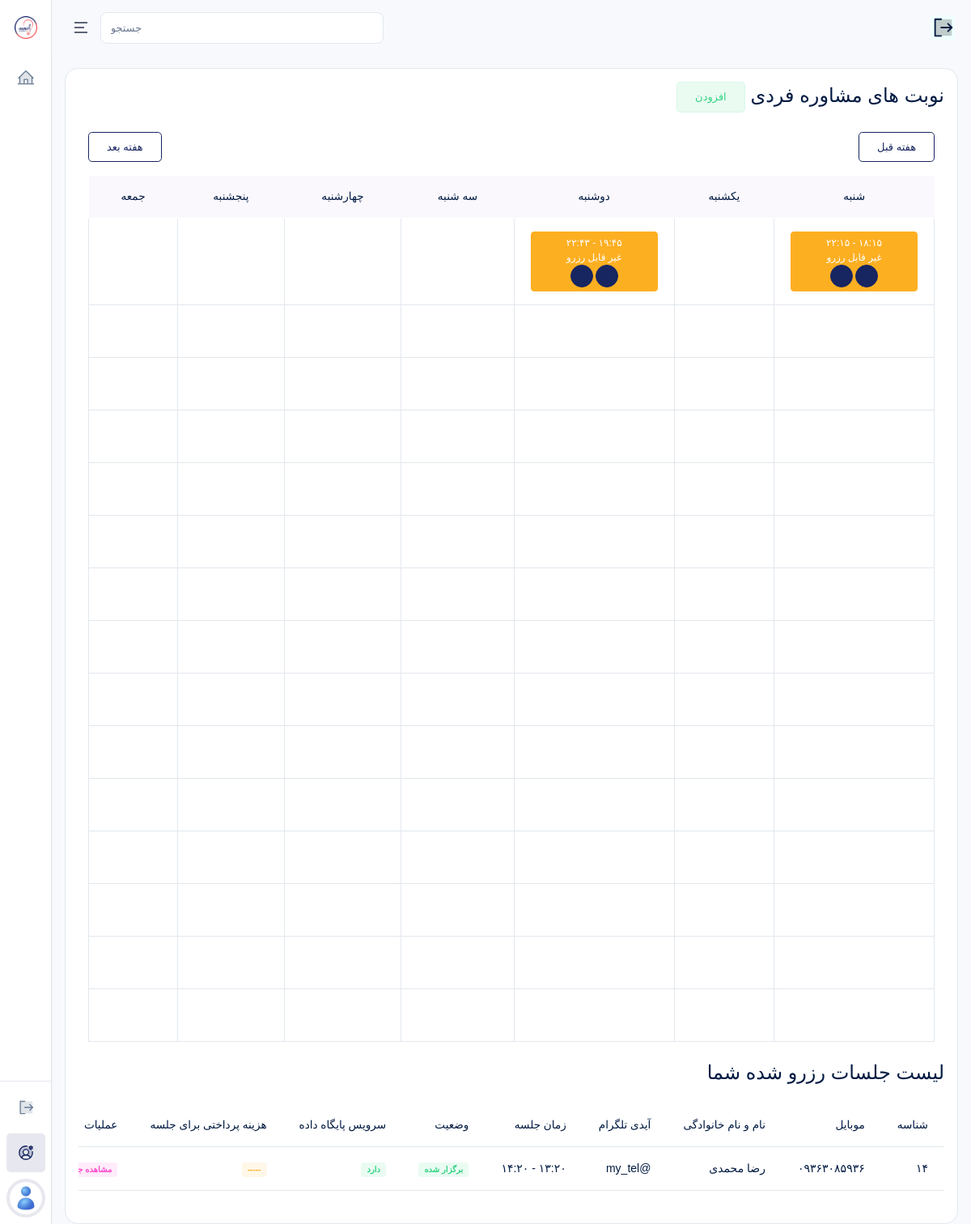
The app's page /accounts/consultants/schedules/ (signed in) with its own data.
### accounts/models.py (models this page shows, shortened)
class ConsultantSchedule(models.Model):
    consultant = models.ForeignKey(
        Consultant,
        on_delete=models.CASCADE,
        verbose_name="مشاور"
    )
    date = models.DateField(
        verbose_name="تاریخ"
    )
    start_time = models.TimeField(
        verbose_name="ساعت شروع"
    )
    end_time = models.TimeField(
        verbose_name="ساعت پایان"
    )
    is_reserved = models.BooleanField(
        default=False,
        verbose_name="رزرو شده؟"
    )
    is_held = models.BooleanField(
        default=False,
        verbose_name="برگزار شده؟"
    )
    class Meta:
        verbose_name = "برنامه حضور مشاور"
        verbose_name_plural = "برنامه های حضور مشاور"
        ordering = ["-id"]

class Student(models.Model):
    user = models.OneToOneField(User, on_delete=models.CASCADE, related_name="user_student", verbose_name="کاربر")
    a_completed = models.BooleanField(default=False)
    b_completed = models.BooleanField(default=False)
    class Meta:
        verbose_name = "داوطلب"
        verbose_name_plural = "داوطلبان"
        ordering = ["-id"]

class User(AbstractUser):
    ROLE_CHOICES = (
        ("super_admin", "مدیرکل"),
        ("supervisor", "ناظر"),
        ("consultant", "مشاور"),
        ("student", "داوطلب"),
    )
    role = models.CharField(max_length=30, choices=ROLE_CHOICES, verbose_name="نقش")
    mobile = models.CharField(max_length=15, blank=True, unique=True, verbose_name="شماره موبایل")
    avatar = models.ImageField(upload_to="avatars/", blank=True, null=True, verbose_name="تصویر پروفایل")
    is_suspended = models.BooleanField(default=False, verbose_name="تعلیق شده")
    suspension_reason = models.TextField(blank=True, verbose_name="دلیل تعلیق")
    is_limited = models.BooleanField(default=False, verbose_name="دسترسی محدود (برای مدیرکل)")
    class Meta:
        verbose_name = "کاربر"
        verbose_name_plural = "کاربران"
        ordering = ["-id"]

class StudentForm1(models.Model):
    student = models.OneToOneField(Student, on_delete=models.CASCADE, related_name="student_form_1", verbose_name="داوطلب")
    full_name = models.CharField(
        max_length=200,
        verbose_name="* نام و نام خانوادگی"
    )
    mobile = models.CharField(
        max_length=11,
        verbose_name="* شماره تماس",
        help_text="همان شماره که برای ادمین آتروپین ارسال کردید یا با آن وارد سامانه شدید"
    )
    telegram_id = models.CharField(
        max_length=100,
        verbose_name="* آیدی تلگرام",
        help_text="اگر آیدی ندارید لطفا بسازید چون برای پیدا کردن شما در بین انبوده پیام های دریافتی، ضرورت دارد"
    )
    age = models.PositiveSmallIntegerField(
        verbose_name="* سن"
    )
    city = models.CharField(
        max_length=100,
        verbose_name="* شهر فعلی محل زندگی"
    )
    university = models.CharField(
        max_length=200,
        verbose_name="* دانشگاه محل تحصیل دوره عمومی"
    )
    marital_status = models.CharField(
        max_length=200,
        verbose_name="* وضعیت تأهل و فرزند"
    )
    spouse_job = models.CharField(
        max_length=200,
        blank=True,
        verbose_name="شغل همسر"
    )
    employment_status = models.CharField(
        max_length=200,
        blank=True,
        verbose_name="آیا استخدام جایی هستید؟"
    )
    service_status = models.TextField(
        blank=True,
        verbose_name="وضعیت گذراندن دوره طرح یا سربازی",
        help_text="ذکر محل خدمت: اورژانس، بهداشت، درمانگاه‌های نیروهای مسلح یا سایر"
    )
    other_description = models.TextField(
        blank=True,
        verbose_name="سایر موارد مرتبط را ذکر کنید"
    )
    class Meta:
        verbose_name = "فرم شماره 1"
        verbose_name_plural = "فرم های شماره 1"
        ordering = ["-id"]

### payments/models.py (models this page shows, shortened)
class Consultation(models.Model):
    service = models.OneToOneField(
        ServiceToStudent,
        on_delete=models.PROTECT,
        related_name="consultation",
        verbose_name="خدمت خریداری شده"
    )
    schedule = models.ForeignKey(
        ConsultantSchedule,
        on_delete=models.CASCADE,
        related_name="schedule_consultations",
        verbose_name="برنامه حضور"
    )
    notes = models.TextField(blank=True)
    class Meta:
        verbose_name = "جلسه مشاوره"
        verbose_name_plural = "جلسات مشاوره"
        ordering = ["-id"]

class ServiceToStudent(models.Model):
    service = models.CharField(
        max_length=1,
        verbose_name="کد خدمت"
    )
    student = models.ForeignKey(
        Student,
        on_delete=models.CASCADE,
        related_name="student_to_services",
        verbose_name="داوطلب"
    )
    is_used = models.BooleanField(default=False)
    class Meta:
        verbose_name = "خدمت به داوطلب"
        verbose_name_plural = "خدمت ها به داوطلبان"
        ordering = ["-id"]

### accounts/views.py (the view)
# urls.py: path("consultants/schedules/", ConsultantScheduleListView.as_view(), name="schedule_list"),
class ConsultantScheduleListView(ListView):
    model = ConsultantSchedule
    template_name = "accounts/consultants/schedule_list.html"
    context_object_name = "schedules"
    def get_context_data(self, **kwargs):
        context = super().get_context_data(**kwargs)
        schedules = ConsultantSchedule.objects.filter(
            consultant=self.request.user.user_consultant
        ).order_by("date", "start_time")
        today = timezone.localdate()
        now = timezone.localtime()
        current_week_start = today - timedelta(days=(today.weekday() + 2) % 7)
        week_dict = defaultdict(list)
        reserved_schedules = []
        for schedule in schedules:
            consultation = Consultation.objects.filter(
                schedule=schedule
            ).select_related(
                "service__student__user"
            ).first()
            schedule.request = consultation
            if schedule.request:
                schedule.date_shamsi = jdatetime.date.fromgregorian(
                    date=schedule.date
                ).strftime("%Y/%m/%d")
                schedule.request.is_held = (
                    schedule.date < today
                )
                schedule.request.has_database = ServiceToStudent.objects.filter(
                    student=schedule.request.service.student,
                    service="5",
                    is_used=False,
                ).exists()
                payment = Payment.objects.filter(
                    order__student=schedule.request.service.student,
                    order__package__service__contains=[schedule.request.service.service],
                    status=PaymentStatus.SUCCESS,
                ).order_by("-id").first()
                schedule.request.paid_amount = payment.amount if payment else None
                reserved_schedules.append(schedule)
            week_start = schedule.date - timedelta(
                days=(schedule.date.weekday() + 2) % 7
            )
            week_dict[week_start].append(schedule)
        ordered = sorted(week_dict.keys())
        day_names = [
            "شنبه",
            "یکشنبه",
            "دوشنبه",
            "سه شنبه",
            "چهارشنبه",
            "پنجشنبه",
            "جمعه",
        ]
        weeks = []
        for week_start in ordered:
            days = []
            for i in range(7):
                day_date = week_start + timedelta(days=i)
                slots = sorted(
                    [
                        s
                        for s in week_dict[week_start]
                        if s.date == day_date
                    ],
                    key=lambda x: x.start_time,
                )
                days.append({
                    "name": day_names[i],
                    "date_shamsi": jdatetime.date.fromgregorian(
                        date=day_date
                    ).strftime("%Y/%m/%d"),
                    "slots": slots,
                })
            rows = []
            for r in range(15):
                row = []
                for day in days:
                    if r < len(day["slots"]):
                        slot = day["slots"][r]
                        slot_datetime = timezone.make_aware(
                            datetime.combine(slot.date, slot.start_time)
                        )
                        slot.is_available = (slot_datetime > now)
                        row.append(slot)
                    else:
                        row.append(None)
                rows.append(row)
            weeks.append({
                "title": jdatetime.date.fromgregorian(
                    date=week_start
                ).strftime("%Y/%m/%d"),
                "is_current": week_start == current_week_start,
                "days": days,
                "rows": rows,
            })
        context["weeks"] = weeks
        context["reserved_schedules"] = reserved_schedules
        return context

### templates/accounts/consultants/schedule_list.html (shortened to what this page needs)
{% extends 'bases/dashboard.html' %}
{% load static %}
{% block content %}
<section class="section-t-space feature-course-section popular-course-section" dir="rtl">
    <div class="custom-container">
        <div class="title mb-1">
            <h4 class="mb-3">
                نوبت های مشاوره فردی
                <a href="{% url 'schedule_add' %}">
                    <span class="btn btn-success-transparent">افزودن</span>
                </a>
            </h4>
        </div>
        <div class="container my-4">
            {% if weeks %}
            <div class="d-flex justify-content-between align-items-center mb-3" style="gap: 25px;">
                <button id="prevWeek" class="btn btn-outline-primary">
                    هفته قبل
                </button>
                <button id="nextWeek" class="btn btn-outline-primary">
                    هفته بعد
                </button>
            </div>
            {% for week in weeks %}
            <div class="week-table {% if not week.is_current %}d-none{% endif %}" data-index="{{ forloop.counter0 }}"
                data-title="هفته {{ week.title }}">
                <div class="table-responsive">
                    <table class="table table-bordered table-hover align-middle text-center schedule-table">
                        <thead class="table-light">
                            <tr>
                                {% for day in week.days %}
                                <th>
                                    {{ day.name }}
                                    <br>
                                </th>
                                {% endfor %}
                            </tr>
                        </thead>
                        <tbody>
                            {% for row in week.rows %}
                            <tr>
                                {% for slot in row %}
                                <td style="height:65px">
                                    {% if slot %}
                                    {% if slot.request %}
                                        <button class="btn btn-danger btn-sm w-100">
                                            {{ slot.start_time|time:"H:i" }}
                                            -
                                            {{ slot.end_time|time:"H:i" }}
                                            <br>
                                            رزرو شده {{ slot.request.service.student.user.mobile }}
                                            <br>
                                            <a href="{% url 'show_my_student' slot.id %}" class="btn btn-icon btn-sm btn-primary rounded-pill">
                                                <i class="ri-eye-line"></i>
                                            </a>
                                            <a href="{% url 'schedule_delete' slot.id %}" class="btn btn-icon btn-sm btn-primary rounded-pill">
                                                <i class="ri-delete-bin-line"></i>
                                            </a>
                                        </button>
                                    {% elif slot.is_reserved %}
                                        <button class="btn btn-warning btn-sm w-100">
                                            -
                                            {{ slot.end_time|time:"H:i" }}
                                            <br>
                                            غیر قابل رزرو
                                            <br>
                                            <a href="{% url 'schedule_edit' slot.id %}" class="btn btn-icon btn-sm btn-primary rounded-pill">
                                                <i class="ri-edit-line"></i>
                                            </a>
                                            <a href="{% url 'schedule_delete' slot.id %}" class="btn btn-icon btn-sm btn-primary rounded-pill">
                                                <i class="ri-delete-bin-line"></i>
                                            </a>
                                        </button>
                                    {% endif %}
                                    {% endif %}
                                </td>
                                {% endfor %}
                            </tr>
                            {% endfor %}
                        </tbody>
                    </table>
                </div>
            </div>
            {% endfor %}
            {% endif %}
        </div>
    </div>
</section>
<div class="table-responsive my-3" dir="rtl">
    <div class="card-header justify-content-between">
        <div class="card-title">
            <h4>
                لیست جلسات رزرو شده شما
            </h4>
        </div>
    </div>
    <table class="table text-nowrap table-hover my-4">
        <thead>
            <tr>
                <th scope="col">شناسه</th>
                <th scope="col">موبایل</th>
                <th scope="col">نام و نام خانوادگی</th>
                <th scope="col">آیدی تلگرام</th>
                <th scope="col">زمان جلسه</th>
                <th scope="col">وضعیت</th>
                <th scope="col">سرویس پایگاه داده</th>
                <th scope="col">هزینه پرداختی برای جلسه</th>
                <th scope="col">عملیات</th>
            </tr>
        </thead>
        <tbody>
            {% for schedule in reserved_schedules %}
            <tr>
                <td>
                    {{ schedule.id }}
                </td>
                <td>
                    {{ schedule.request.service.student.user.mobile }}
                </td>
                <td>
                    {{ schedule.request.service.student.user.get_full_name }}
                </td>
                <td>
                    {{ schedule.request.service.student.student_form_1.telegram_id }}
                </td>
                <td>
                    {{ schedule.date_shamsi }} {{ schedule.start_time }} - {{ schedule.end_time }}
                </td>
                <td>
                    {% if schedule.request.is_held %}
                    <span class="badge bg-success-transparent">برگزار شده</span>
                    {% else %}
                    <span class="badge bg-warning-transparent">برگزار نشده</span>
                    {% endif %}
                </td>
                <td>
                    {% if schedule.request.has_database %}
                    <span class="badge bg-success-transparent">دارد</span>
                    {% else %}
                    <span class="badge bg-warning-transparent">ندارد</span>
                    {% endif %}
                </td>
                <td>
                    {% if schedule.request.paid_amount %}
                    <span class="badge bg-success-transparent">{{ schedule.request.paid_amount }}</span>
                    {% else %}
                    <span class="badge bg-warning-transparent">-----</span>
                    {% endif %}
                </td>
                <td>
                    <a href="{% url 'show_my_student' schedule.id %}" class="badge bg-secondary-transparent">مشاهده جزئیات</a>
                </td>
            </tr>
            {% empty %}
            <tr>
                <td colspan="9" style="text-align: center;">
                    موردی یافت نشد.
                </td>
            </tr>
            {% endfor %}
        </tbody>
    </table>
</div>
{% endblock %}

### records on screen
ConsultantSchedule: end_time "۲۲:۱۵"
ConsultantSchedule: end_time "۲۲:۴۳"
ConsultantSchedule: id "۱۴", request.service.student.user.mobile "۰۹۳۶۳۰۸۵۹۳۶", request.service.student.user.get_full_name "رضا محمدی", request.service.student.student_form_1.telegram_id "@my_tel", start_time "۱۳:۲۰", end_time "۱۴:۲۰", shows "برگزار شده", shows "دارد"

### other values on screen
{{ day.name }} "شنبه" "یکشنبه" "دوشنبه" "سه شنبه" "چهارشنبه" "پنجشنبه" "جمعه"
